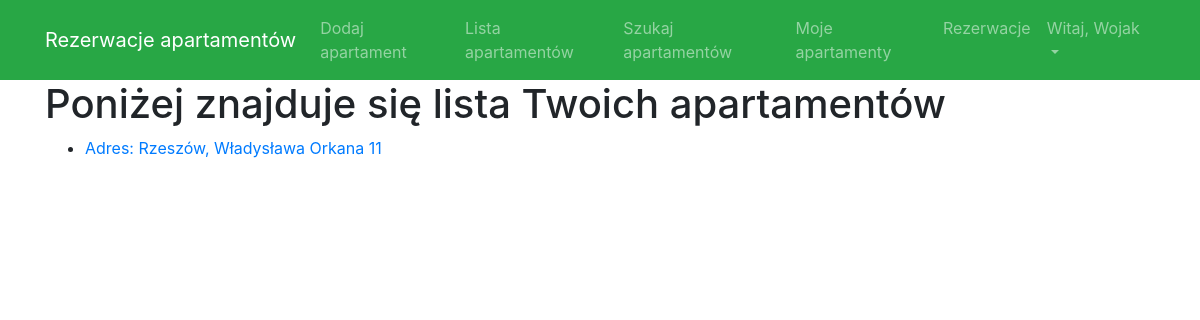
Page /bookings/list/my_apartament/ (signed in) on the committed database.
### accounts/models.py (models this page shows, shortened)
class MyUser(AbstractUser):
    first_name = models.CharField(blank=False, max_length=30, verbose_name="Imię")
    last_name = models.CharField(blank=False, max_length=100, verbose_name="Nazwisko")
    email = models.EmailField(blank=False, unique=True)

### bookings/models.py (models this page shows, shortened)
class Apartament(models.Model):
    wlasciciel = models.ForeignKey(settings.AUTH_USER_MODEL, on_delete=models.CASCADE)
    miejscowosc = models.CharField(max_length=50)
    adres = models.CharField(max_length=100, unique=True)
    opis = models.CharField(max_length=500)
    ilosc_miejsc = models.SmallIntegerField()
    cena_za_dobe = models.IntegerField()
    internet = models.BooleanField()
    telewizor = models.BooleanField()
    basen = models.BooleanField()
    sauna = models.BooleanField()

### bookings/views.py (the view)
# urls.py: path('list/my_apartament/', UserApartament.as_view(), name='user_apartament'),
class UserApartament(ListView):  # lista apatamentów danego użutkownika
    model = Apartament
    template_name = 'apartament/user_apartament.html'

### templates/apartament/user_apartament.html (shortened to what this page needs)
{% extends "base.html" %}
{% block content %}
    <h1 style="margin-top: 0">Poniżej znajduje się lista Twoich apartamentów</h1>
    <ul>
        {% for apartament in object_list %}
            {% if apartament.wlasciciel.id == user.id %}
                <li><a href="{% url 'apartament_detail' apartament.id %}">
                    Adres: {{ apartament.miejscowosc }}, {{ apartament.adres }}
                    </a></li>
            {% endif %}
        {% endfor %}
    </ul>
{% endblock %}

### templates/base.html (shortened to what this page needs)
<!doctype html>
<html lang="en">
<head>
    <link rel="stylesheet" href="https://stackpath.bootstrapcdn.com/bootstrap/4.1.3/css/bootstrap.min.css"
>
    <link rel="stylesheet" href="https://cdnjs.cloudflare.com/ajax/libs/fullcalendar/3.9.0/fullcalendar.min.css">
</head>
<body>
<nav class="navbar navbar-expand-lg bg-success navbar-dark">
    <div class="container">
        <a class="navbar-brand" href="/">Rezerwacje apartamentów</a>
        <div class="collapse navbar-collapse" id="navbarsExample07">
            <ul class="navbar-nav mr-auto">
                {% if user.is_authenticated %}
                    <li class="nav-item"><a class="nav-link" href="{% url 'apartament_create' %}">Dodaj apartament</a></li>
                    <li class="nav-item"><a class="nav-link" href="{% url 'apartaments_list' %}">Lista apartamentów</a></li>
                    <li class="nav-item"><a class="nav-link" href="{% url 'search' %}">Szukaj apartamentów</a></li>
                    <li class="nav-item"><a class="nav-link" href="{% url 'user_apartament' %}">Moje apartamenty</a></li>
                    <li class="nav-item"><a class="nav-link" href="{% url 'rezerwacje_apartamentow' %}">Rezerwacje</a></li>
                    <li class="nav-item dropdown">
                        <a class="nav-link dropdown-toggle" href="http://example.com" id="dropdown01"
                           data-toggle="dropdown" aria-haspopup="true"
                           aria-expanded="false">Witaj, {{ user.username }}</a>
                    </li>
                {% else %}
                    <li class="nav-item"><a class="nav-link" href="{% url 'login' %}">Logowanie</a></li>
                    <li class="nav-item"><a class="nav-link" href="{% url 'signup' %}">Rejestracja</a></li>
                {% endif %}
            </ul>
        </div>
    </div>
</nav>
{% block homepage %}
    <div class="container">
        {% block content %}
        {% endblock %}
    </div>
{% endblock %}
</body>
</html>

### rows in the picture
MyUser: username "Wojak"
Apartament: miejscowosc "Rzeszów", adres "Władysława Orkana 11"
